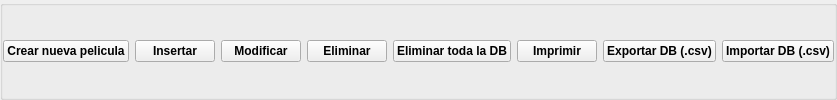
        <widget class="QGroupBox" name="groupBox_13">
         <property name="title">
          <string/>
         </property>
         <layout class="QGridLayout" name="gridLayout_13">
          <property name="leftMargin">
           <number>0</number>
          </property>
          <property name="topMargin">
           <number>0</number>
          </property>
          <property name="rightMargin">
           <number>0</number>
          </property>
          <property name="bottomMargin">
           <number>0</number>
          </property>
          <item row="0" column="3">
           <widget class="QPushButton" name="pushButton_2">
            <property name="styleSheet">
             <string notr="true">font: 7pt &quot;Sans Serif&quot;;
font: bold</string>
            </property>
            <property name="text">
             <string>Modificar</string>
            </property>
            <property name="icon">
             <iconset resource="recoverdrake.qrc">
              <normaloff>:/Imagenes/sustituir.png</normaloff>:/Imagenes/sustituir.png</iconset>
            </property>
           </widget>
          </item>
          <item row="0" column="6">
           <widget class="QPushButton" name="pushButton_11">
            <property name="styleSheet">
             <string notr="true">font: 7pt &quot;Sans Serif&quot;;
font: bold</string>
            </property>
            <property name="text">
             <string>Eliminar toda la DB</string>
            </property>
            <property name="icon">
             <iconset resource="recoverdrake.qrc">
              <normaloff>:/Imagenes/Error.png</normaloff>:/Imagenes/Error.png</iconset>
            </property>
           </widget>
          </item>
          <item row="0" column="9">
           <widget class="QPushButton" name="pushButton_9">
            <property name="enabled">
             <bool>true</bool>
            </property>
            <property name="styleSheet">
             <string notr="true">font: 7pt &quot;Sans Serif&quot;;
font: bold</string>
            </property>
            <property name="text">
             <string>Imprimir</string>
            </property>
            <property name="icon">
             <iconset resource="recoverdrake.qrc">
              <normaloff>:/Imagenes/impresora.png</normaloff>:/Imagenes/impresora.png</iconset>
            </property>
           </widget>
          </item>
          <item row="0" column="11">
           <widget class="QPushButton" name="pushButton_5">
            <property name="styleSheet">
             <string notr="true">font: 7pt &quot;Sans Serif&quot;;
font: bold</string>
            </property>
            <property name="text">
             <string>Importar DB (.csv)</string>
            </property>
            <property name="icon">
             <iconset resource="recoverdrake.qrc">
              <normaloff>:/Imagenes/Correcto.png</normaloff>:/Imagenes/Correcto.png</iconset>
            </property>
           </widget>
          </item>
          <item row="0" column="4">
           <widget class="QPushButton" name="pushButton_3">
            <property name="styleSheet">
             <string notr="true">font: 7pt &quot;Sans Serif&quot;;
font: bold</string>
            </property>
            <property name="text">
             <string>Eliminar</string>
            </property>
            <property name="icon">
             <iconset resource="recoverdrake.qrc">
              <normaloff>:/Imagenes/bad.png</normaloff>:/Imagenes/bad.png</iconset>
            </property>
           </widget>
          </item>
          <item row="0" column="1">
           <widget class="QPushButton" name="pushButton_6">
            <property name="styleSheet">
             <string notr="true">font: 7pt &quot;Sans Serif&quot;;
font: bold</string>
            </property>
            <property name="text">
             <string>Crear nueva pelicula</string>
            </property>
            <property name="icon">
             <iconset resource="recoverdrake.qrc">
              <normaloff>:/Imagenes/pelis.png</normaloff>:/Imagenes/pelis.png</iconset>
            </property>
           </widget>
          </item>
          <item row="0" column="2">
           <widget class="QPushButton" name="pushButton">
            <property name="styleSheet">
             <string notr="true">font: 7pt &quot;Sans Serif&quot;;
font: bold</string>
            </property>
            <property name="text">
             <string>Insertar</string>
            </property>
            <property name="icon">
             <iconset resource="recoverdrake.qrc">
              <normaloff>:/Imagenes/good.png</normaloff>:/Imagenes/good.png</iconset>
            </property>
           </widget>
          </item>
          <item row="0" column="10">
           <widget class="QPushButton" name="pushButton_12">
            <property name="styleSheet">
             <string notr="true">font: 7pt &quot;Sans Serif&quot;;
font: bold</string>
            </property>
            <property name="text">
             <string>Exportar DB (.csv)</string>
            </property>
            <property name="icon">
             <iconset resource="recoverdrake.qrc">
              <normaloff>:/Imagenes/guardar.png</normaloff>:/Imagenes/guardar.png</iconset>
            </property>
           </widget>
          </item>
         </layout>
        </widget>
